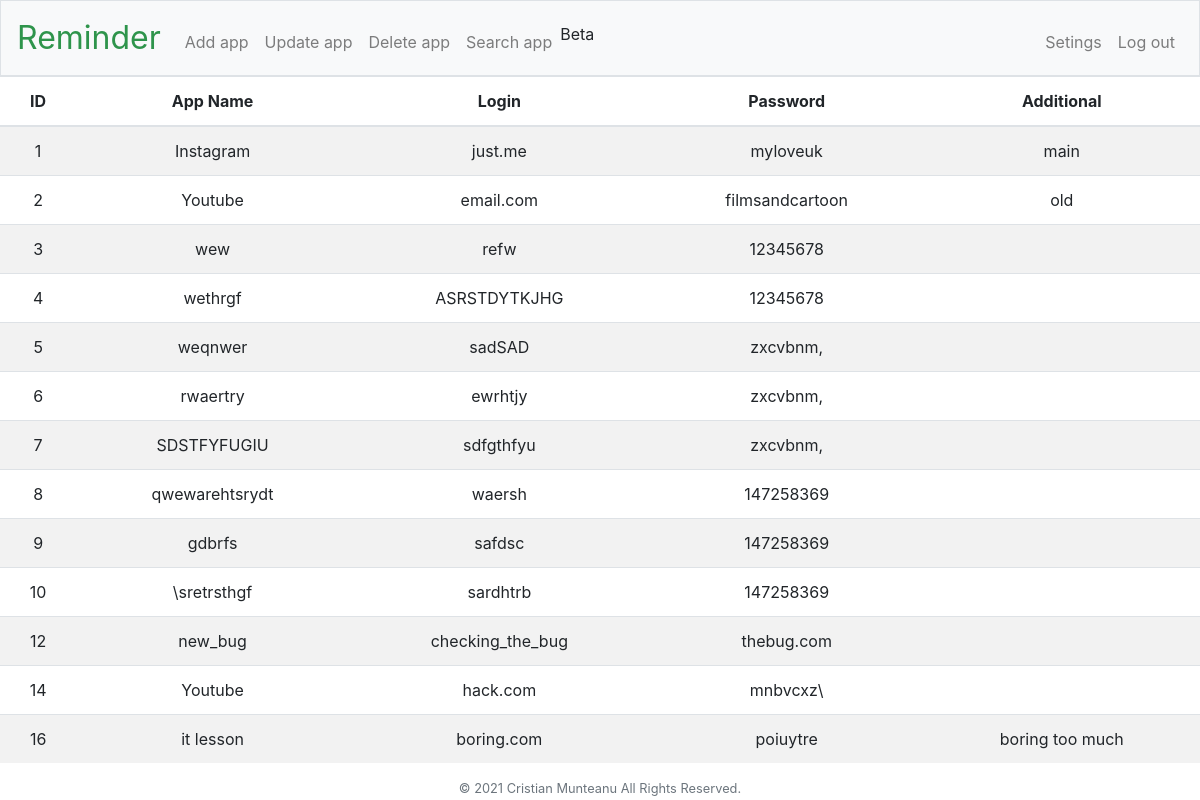
The page / (signed in) on the database its author committed.
### tables this page shows
CREATE TABLE apps (
app_id INTEGER NOT NULL,
id INTEGER PRIMARY KEY AUTOINCREMENT,
app_name TEXT NOT NULL,
login TEXT NOT NULL,
password TEXT NOT NULL,
additional TEXT,
FOREIGN KEY (app_id) REFERENCES users (user_id) ON DELETE CASCADE ON UPDATE NO ACTION
);

### app.py (the view)
@app.route("/")
@login_required
def index():
    connection = sqlite3.connect("v2.db", check_same_thread=False)
    cursor = connection.execute("SELECT * FROM apps WHERE app_id = ?", [session["user_id"]])
    apps = cursor.fetchall()
    connection.close()
    return render_template("index.html",apps=apps)

### app.py (called while the page is built)
@app.after_request
def after_request(response):
    response.headers["Cache-Control"] = "no-cache, no-store, must-revalidate"
    response.headers["Expires"] = 0
    response.headers["Pragma"] = "no-cache"
    return response

### helpers.py (called while the page is built)
def login_required(f):
    @wraps(f)
    def decorated_function(*args, **kwargs):
        if session.get("user_id") is None:
            return redirect("/login")
        return f(*args, **kwargs)
    return decorated_function

### templates/index.html (shortened to what this page needs)
{% extends "layout.html" %}
{% block main%}
<table class="table table-striped">
    <thead>
        <th>ID</th>
        <th>App Name</th>
        <th>Login</th>
        <th>Password</th>
        <th>Additional</th>
    </thead>
    <tbody>
        {% for app in apps %}
            <tr>
                <td>{{ app[1] }}</td>
                <td>{{ app[2] }}</td>
                <td>{{ app[3] }}</td>
                <td>{{ app[4] }}</td>
                <td>{{ app[5] }}</td>
            </tr>
        {% endfor %}
    </tbody>
</table>
{% endblock %}

### rows shown on the page
apps: id "1", app_name "Instagram", login "just.me", password "myloveuk", additional "main"
apps: id "2", app_name "Youtube", login "email.com", password "filmsandcartoon", additional "old"
apps: id "3", app_name "wew", login "refw", password "12345678"
apps: id "4", app_name "wethrgf", login "ASRSTDYTKJHG", password "12345678"
apps: id "5", app_name "weqnwer", login "sadSAD", password "zxcvbnm,"
apps: id "6", app_name "rwaertry", login "ewrhtjy", password "zxcvbnm,"
apps: id "7", app_name "SDSTFYFUGIU", login "sdfgthfyu", password "zxcvbnm,"
apps: id "8", app_name "qwewarehtsrydt", login "waersh", password "147258369"
apps: id "9", app_name "gdbrfs", login "safdsc", password "147258369"
apps: id "10", app_name "\\sretrsthgf", login "sardhtrb", password "147258369"
apps: id "12", app_name "new_bug", login "checking_the_bug", password "thebug.com"
apps: id "14", app_name "Youtube", login "hack.com", password "mnbvcxz\\"
apps: id "16", app_name "it lesson", login "boring.com", password "poiuytre", additional "boring too much"
